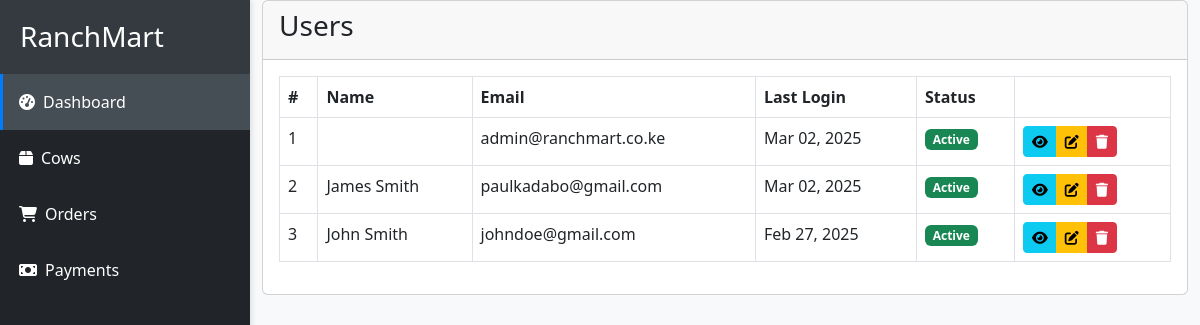
Screenshot of /accounts/ with the database file from the repository.
### users/models.py (models this page shows, shortened)
class User(AbstractBaseModel, AbstractUser):
    role = models.CharField(max_length=20, default="Customer")
    gender = models.CharField(max_length=10, null=True, blank=True)
    phone_number = models.CharField(max_length=10, null=True, blank=True)
    address = models.TextField(null=True, blank=True)
    city = models.CharField(max_length=100, null=True, blank=True)
    county = models.CharField(max_length=100, null=True, blank=True)
    country = models.CharField(max_length=100, null=True, blank=True)
    profile_picture = models.ImageField(upload_to="profile_pictures/", null=True, blank=True)
    def name(self):
        return f"{self.first_name} {self.last_name}"

### users/views.py (the view)
# urls.py: path('accounts/', include('users.urls')),
def users(request):
    context = {
        "users": User.objects.all()
    }
    return render(request, "accounts/users.html", context)

### templates/accounts/users.html (shortened to what this page needs)
{% extends 'dashboard_base.html' %}
{% block content %}
            <div class="container-fluid">
                <div class="row">
                    <div class="col-12">
                        <div class="card">
                            <div class="card-header">
                                <h3 class="card-title">Users</h3>
                            </div>
                            <div class="card-body">
                                <div class="table-responsive">
                                    <table class="table table-bordered table-hover">
                                        <thead>
                                            <tr>
                                                <th>#</th>
                                                <th>Name</th>
                                                <th>Email</th>
                                                <th>Last Login</th>
                                                <th>Status</th>
                                                <th></th>
                                            </tr>
                                        </thead>
                                        <tbody>
                                            {% for user in users %}
                                            <tr>
                                                <td>{{ forloop.counter }}</td>
                                                <td>{{ user.name }}</td>
                                                <td>{{ user.email }}</td>
                                                <td>{{ user.last_login|date:"M d, Y" }}</td>
                                                <td>
                                                    {% if user.is_active %}
                                                        <span class="badge bg-success">Active</span>
                                                    {% else %}
                                                        <span class="badge bg-danger">Inactive</span>
                                                    {% endif %}
                                                </td>
                                                <td>
                                                    <div class="btn-group">
                                                        <a href="#" class="btn btn-sm btn-info">
                                                            <i class="fas fa-eye"></i>
                                                        </a>
                                                        <a href="#" class="btn btn-sm btn-warning">
                                                            <i class="fas fa-edit"></i>
                                                        </a>
                                                        <button type="button" class="btn btn-sm btn-danger"
                                                                data-bs-toggle="modal"
                                                                data-bs-target="#deleteModal{{ user.id }}">
                                                            <i class="fas fa-trash"></i>
                                                        </button>
                                                    </div>
                                                </td>
                                            </tr>
                                            {% empty %}
                                            <tr>
                                                <td colspan="8" class="text-center">No users found</td>
                                            </tr>
                                            {% endfor %}
                                        </tbody>
                                    </table>
                                </div>
                            </div>
                        </div>
                    </div>
                </div>
    </div>
{% endblock content %}

### templates/dashboard_base.html (style rules this page uses)
body { margin: 0; padding: 0; background-color: #f8f9fa; font-family: 'Segoe UI', system-ui, -apple-system, sans-serif; }

### rows the page displays
User: email "admin@ranchmart.co.ke", last_login "Mar 02, 2025", is_active "Active"
User: name "James Smith", email "paulkadabo@gmail.com", last_login "Mar 02, 2025", is_active "Active"
User: name "John Smith", email "johndoe@gmail.com", last_login "Feb 27, 2025", is_active "Active"
